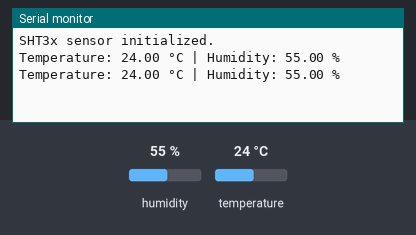
The program below on a simulated ESP32. Shown: the last lines printed to the serial monitor. Inputs (shaded band) come from the test bench; at power-on: humidity 55 %, temperature 24 °C.

Above: at 5.8 s.
5.9 s: humidity set to 22 %
At 11.2 s:
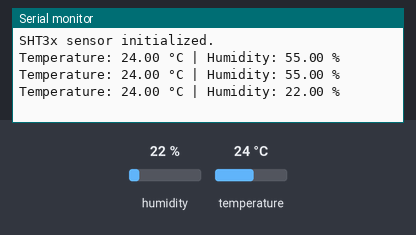
11.9 s: temperature set to 12 °C
At 16.4 s:
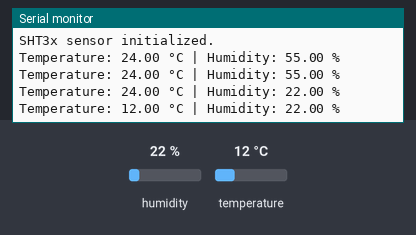
17.9 s: humidity set to 40 %
At 20.6 s:
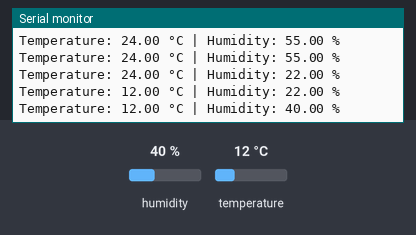
Timing chart, 0 to 22.1 s (numbered marks = the images above; inputs shaded):
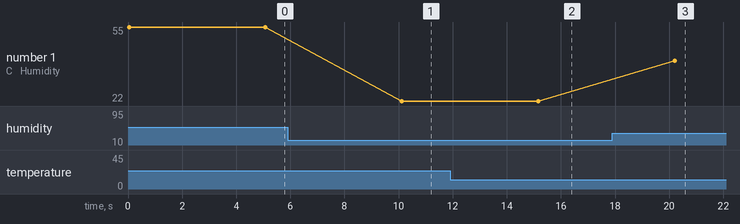

Measured:
- after the input at 5.9 s, the serial monitor: prints a new line after 4.2 s (image 1)
- after the input at 11.9 s, the serial monitor: prints a new line after 3.3 s (image 2)
- after the input at 17.9 s, the serial monitor: prints a new line after 2.3 s (image 3)
- plotted number 1: 55 → 22 after the input at 5.9 s, 22 → 40 after the input at 17.9 s

The program:

main.cpp
```cpp
#include <Arduino.h>
#include <Wire.h>
#include <Adafruit_SHT31.h>

#define SDA_PIN 4
#define SCL_PIN 5

Adafruit_SHT31 shtx = Adafruit_SHT31();

void setup()
{
    Serial.begin(9600);

    Wire.begin(SDA_PIN, SCL_PIN);

    if (!shtx.begin(0x44))
    {
        Serial.println("SHT3x sensor not found!");
        while (true)
        {
            delay(1000);
        }
    }

    shtx.reset();

    Serial.println("SHT3x sensor initialized.");
}

void loop()
{
    float temperature = shtx.readTemperature();
    float humidity = shtx.readHumidity();

    Serial.print("Temperature: ");
    Serial.print(temperature);
    Serial.print(" °C | Humidity: ");
    Serial.print(humidity);
    Serial.println(" %");

    delay(5000);
}
```
